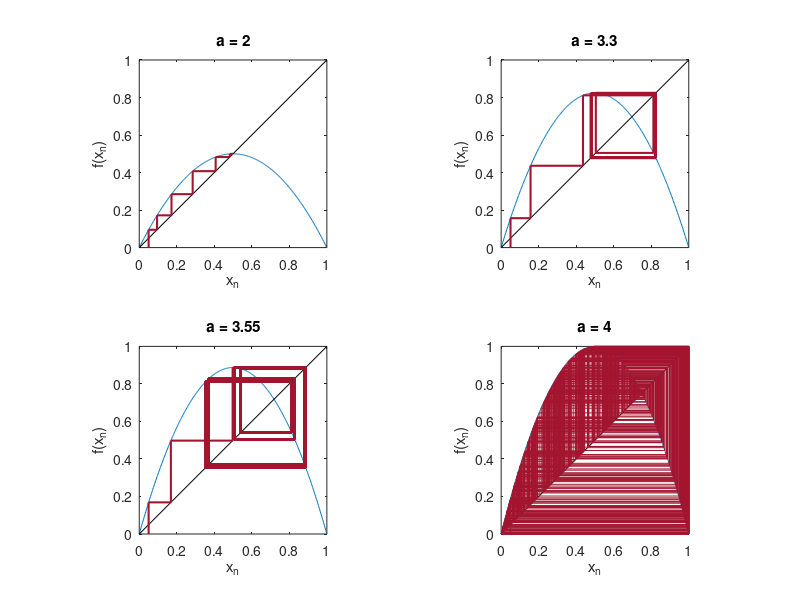

Recreate this plot in MATLAB.
% Fig. 1.31: Staircase diagrams of the logistic model over 500 steps (book, Section 1.4)
% initial value 0.05; a = 2 (fixed point), 3.3 (2-cycle), 3.55 (8-cycle), 4 (aperiodic)
% (c) 2026 Philipp Kügler · Program for the book "Dynamical Systems in the Life Sciences" · MIT License (see LICENSE)
N = 500; as = [2 3.3 3.55 4];
xx = linspace(0, 1, 400);
for p = 1:4
    a = as(p);
    f = @(y) a * y .* (1 - y);
    y = zeros(1, N + 1); y(1) = 0.05;
    for k = 1:N
        y(k + 1) = f(y(k));
    end
    px = zeros(1, 2 * N + 1); py = zeros(1, 2 * N + 1);
    px(1) = y(1);
    for k = 1:N
        px(2 * k) = y(k); py(2 * k) = y(k + 1);
        px(2 * k + 1) = y(k + 1); py(2 * k + 1) = y(k + 1);
    end
    subplot(2, 2, p);
    plot(xx, f(xx), 'Color', [0 0.447 0.741]); hold on
    plot([0 1], [0 1], 'k-');
    if a < 4, lw = 1.5; else, lw = 0.3; end
    plot(px, py, 'Color', [0.64 0.08 0.18], 'LineWidth', lw); hold off
    axis equal; axis([0 1 0 1]); xlabel('x_n'); ylabel('f(x_n)'); title(sprintf('a = %g', a));
    werte = unique(round(y(end-15:end) * 1e4) / 1e4);     % long-term behavior: distinct values at the end
    if numel(werte) <= 8
        fprintf('a = %g:  %d distinct values at the end: ', a, numel(werte)); fprintf('%.4f ', werte); fprintf('\n');
    else
        fprintf('a = %g:  %d distinct values at the end: aperiodic\n', a, numel(werte));
    end
end
